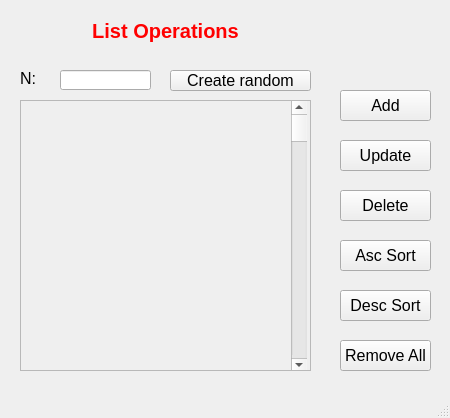
<?xml version="1.0" encoding="UTF-8"?>
<ui version="4.0">
 <class>MainWindow</class>
 <widget class="QMainWindow" name="MainWindow">
  <property name="geometry">
   <rect>
    <x>0</x>
    <y>0</y>
    <width>450</width>
    <height>418</height>
   </rect>
  </property>
  <property name="windowTitle">
   <string>MainWindow</string>
  </property>
  <widget class="QWidget" name="centralwidget">
   <widget class="QLabel" name="label">
    <property name="geometry">
     <rect>
      <x>20</x>
      <y>10</y>
      <width>291</width>
      <height>41</height>
     </rect>
    </property>
    <property name="font">
     <font>
      <pointsize>15</pointsize>
      <weight>75</weight>
      <bold>true</bold>
     </font>
    </property>
    <property name="styleSheet">
     <string notr="true">color: rgb(255, 0, 0);</string>
    </property>
    <property name="text">
     <string>List Operations</string>
    </property>
    <property name="alignment">
     <set>Qt::AlignCenter</set>
    </property>
   </widget>
   <widget class="QLabel" name="label_2">
    <property name="geometry">
     <rect>
      <x>20</x>
      <y>70</y>
      <width>41</width>
      <height>16</height>
     </rect>
    </property>
    <property name="font">
     <font>
      <pointsize>12</pointsize>
     </font>
    </property>
    <property name="text">
     <string>N: </string>
    </property>
   </widget>
   <widget class="QLineEdit" name="lineEditN">
    <property name="geometry">
     <rect>
      <x>60</x>
      <y>70</y>
      <width>91</width>
      <height>20</height>
     </rect>
    </property>
    <property name="font">
     <font>
      <pointsize>12</pointsize>
     </font>
    </property>
   </widget>
   <widget class="QPushButton" name="pushButtonCreaterandom">
    <property name="geometry">
     <rect>
      <x>170</x>
      <y>70</y>
      <width>141</width>
      <height>21</height>
     </rect>
    </property>
    <property name="font">
     <font>
      <pointsize>12</pointsize>
     </font>
    </property>
    <property name="text">
     <string>Create random</string>
    </property>
   </widget>
   <widget class="QScrollArea" name="scrollArea">
    <property name="geometry">
     <rect>
      <x>20</x>
      <y>100</y>
      <width>291</width>
      <height>271</height>
     </rect>
    </property>
    <property name="widgetResizable">
     <bool>true</bool>
    </property>
    <widget class="QWidget" name="scrollAreaWidgetContents">
     <property name="geometry">
      <rect>
       <x>0</x>
       <y>0</y>
       <width>289</width>
       <height>269</height>
      </rect>
     </property>
     <widget class="QScrollBar" name="verticalScrollBar">
      <property name="geometry">
       <rect>
        <x>270</x>
        <y>0</y>
        <width>16</width>
        <height>271</height>
       </rect>
      </property>
      <property name="orientation">
       <enum>Qt::Vertical</enum>
      </property>
     </widget>
    </widget>
   </widget>
   <widget class="QPushButton" name="pushButtonAdd">
    <property name="geometry">
     <rect>
      <x>340</x>
      <y>90</y>
      <width>91</width>
      <height>31</height>
     </rect>
    </property>
    <property name="font">
     <font>
      <pointsize>12</pointsize>
     </font>
    </property>
    <property name="text">
     <string>Add</string>
    </property>
   </widget>
   <widget class="QPushButton" name="pushButtonUpdate">
    <property name="geometry">
     <rect>
      <x>340</x>
      <y>140</y>
      <width>91</width>
      <height>31</height>
     </rect>
    </property>
    <property name="font">
     <font>
      <pointsize>12</pointsize>
     </font>
    </property>
    <property name="text">
     <string>Update</string>
    </property>
   </widget>
   <widget class="QPushButton" name="pushButtonDelete">
    <property name="geometry">
     <rect>
      <x>340</x>
      <y>190</y>
      <width>91</width>
      <height>31</height>
     </rect>
    </property>
    <property name="font">
     <font>
      <pointsize>12</pointsize>
     </font>
    </property>
    <property name="text">
     <string>Delete</string>
    </property>
   </widget>
   <widget class="QPushButton" name="pushButtonAscSort">
    <property name="geometry">
     <rect>
      <x>340</x>
      <y>240</y>
      <width>91</width>
      <height>31</height>
     </rect>
    </property>
    <property name="font">
     <font>
      <pointsize>12</pointsize>
     </font>
    </property>
    <property name="text">
     <string>Asc Sort</string>
    </property>
   </widget>
   <widget class="QPushButton" name="pushButtonDescSort">
    <property name="geometry">
     <rect>
      <x>340</x>
      <y>290</y>
      <width>91</width>
      <height>31</height>
     </rect>
    </property>
    <property name="font">
     <font>
      <pointsize>12</pointsize>
     </font>
    </property>
    <property name="text">
     <string>Desc Sort</string>
    </property>
   </widget>
   <widget class="QPushButton" name="pushButtonRemoveall">
    <property name="geometry">
     <rect>
      <x>340</x>
      <y>340</y>
      <width>91</width>
      <height>31</height>
     </rect>
    </property>
    <property name="font">
     <font>
      <pointsize>12</pointsize>
     </font>
    </property>
    <property name="text">
     <string>Remove All</string>
    </property>
   </widget>
  </widget>
  <widget class="QMenuBar" name="menubar">
   <property name="geometry">
    <rect>
     <x>0</x>
     <y>0</y>
     <width>450</width>
     <height>18</height>
    </rect>
   </property>
  </widget>
  <widget class="QStatusBar" name="statusbar"/>
 </widget>
 <resources/>
 <connections/>
</ui>
